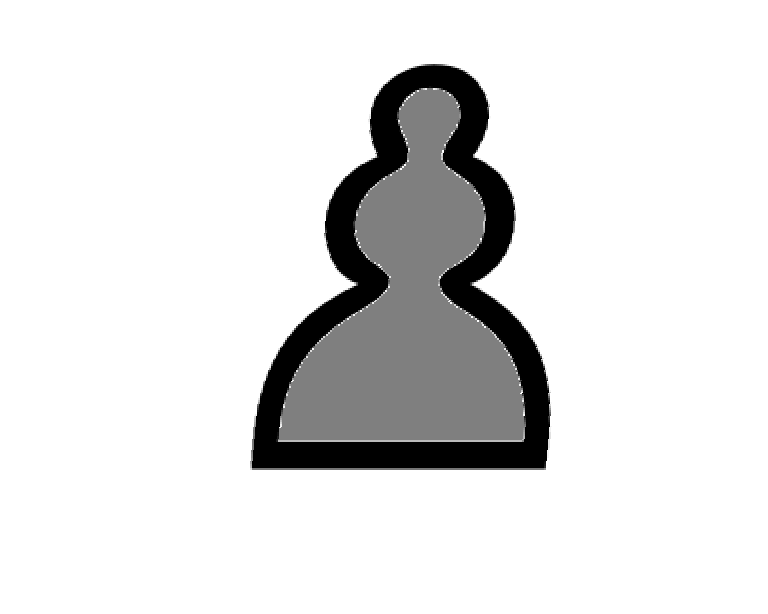
%> input picture LAB9/pawn.png, 768 x 614 px
$ octave myboundary.m   (GNU Octave 9; MATLAB toolbox functions it lacks are replaced by stand-ins)
%> lines starting %> are read from the running program, lines starting %| are printed output that depends on the picture; in (x1, y1, x2, y2) boxes, pixels count from 0 and x2, y2 are one past the last pixel; in counts of white or black regions, pixels touching at a corner belong together; the program's own positions count from 1
% simplified polygonal boundary of a BW image
BW = rgb2gray(imread('pawn.png')) < 64;
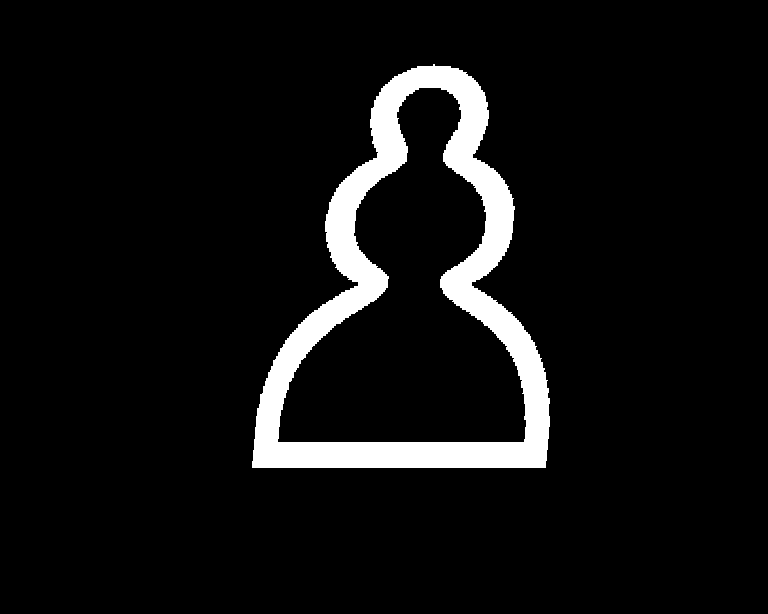
%> BW: size 614x768 logical; 6.8% white; 1 white region, box (x1, y1, x2, y2) and area: (252, 64, 550, 468) 31852
CC = bwconncomp(BW);
%> CC = 1 connected component
idxlists = CC.PixelIdxList;
%> idxlists = 1 item
pixels = idxlists{1};
[F,C] = ind2sub(size(BW), pixels);
% exterior boundary
%> (the run ends here)
